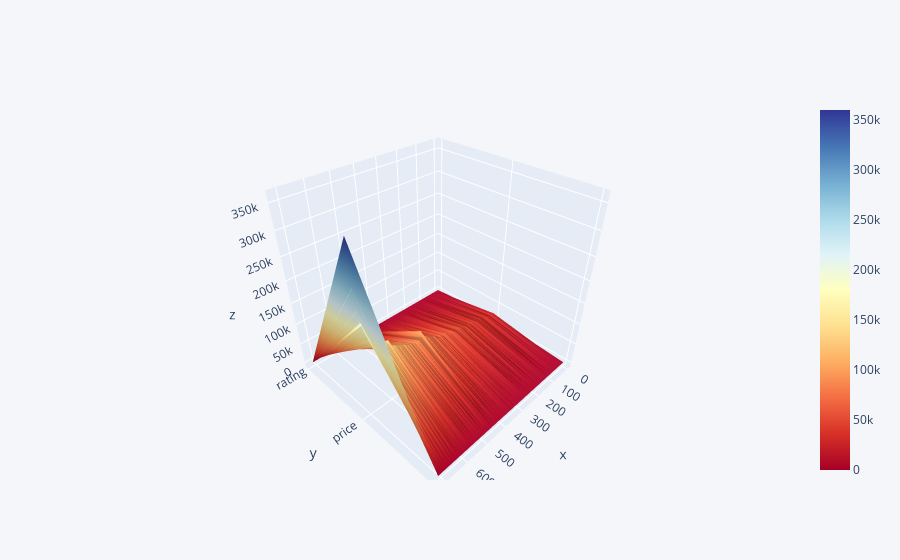

Notebook code cell kept with this figure:
### Code cell
df_new = dns_laptop_df[['rating','price','votes']]
df_new.iplot(kind='surface', colorscale='rdylbu')

### Figure 1 — Plotly figure (JSON) as saved in the notebook; plotly's stock layout.template omitted (floating-point values rounded to 4 significant figures; data arrays with more than 128 entries replaced by an {"elided": "..."} marker saying what was removed)
{"data": [{"colorscale": [[0, "rgb(165,0,38)"], [0.1, "rgb(215,48,39)"], [0.2, "rgb(244,109,67)"], [0.3, "rgb(253,174,97)"], [0.4, "rgb(254,224,144)"], [0.5, "rgb(255,255,191)"], [0.6, "rgb(224,243,248)"], [0.7, "rgb(171,217,233)"], [0.8, "rgb(116,173,209)"], [0.9, "rgb(69,117,180)"], [1, "rgb(49,54,149)"]], "type": "surface", "x": {"elided": "714 int values"}, "y": ["rating", "price", "votes"], "z": {"elided": "3x714 float values"}}], "layout": {"legend": {"bgcolor": "#F5F6F9", "font": {"color": "#4D5663"}}, "paper_bgcolor": "#F5F6F9", "plot_bgcolor": "#F5F6F9", "title": {"font": {"color": "#4D5663"}}, "xaxis": {"gridcolor": "#E1E5ED", "showgrid": true, "tickfont": {"color": "#4D5663"}, "title": {"font": {"color": "#4D5663"}, "text": ""}, "zerolinecolor": "#E1E5ED"}, "yaxis": {"gridcolor": "#E1E5ED", "showgrid": true, "tickfont": {"color": "#4D5663"}, "title": {"font": {"color": "#4D5663"}, "text": ""}, "zerolinecolor": "#E1E5ED"}}}
